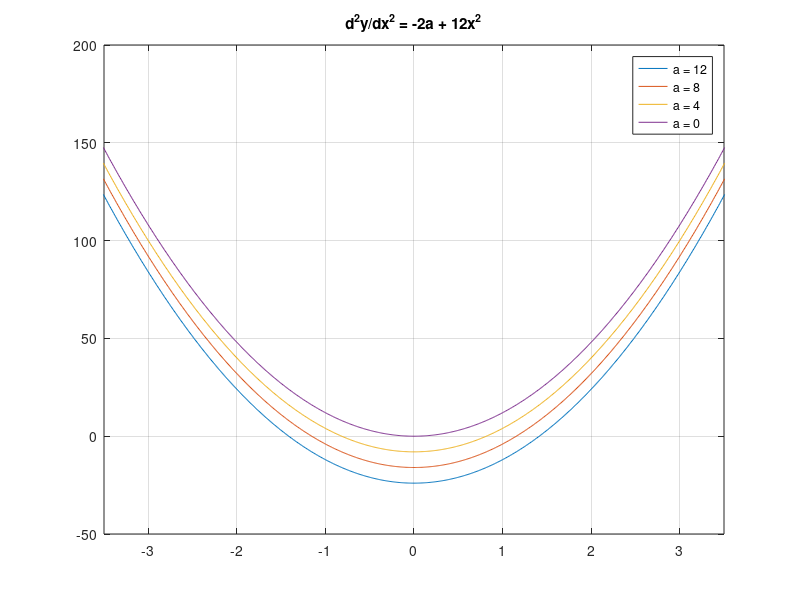

This figure's MATLAB source:
clear all; close all; clc;

x = -4:0.01:4;

figure(1);
for a = 12:-4:0
   y = -2*a + 12*x.*x;
   plot(x, y); hold on;
   xlim([-3.5, 3.5]);
end
grid; legend('a = 12', 'a = 8', 'a = 4', 'a = 0');
title('{d^2y}/{dx^2} = -2a + 12x^2');
